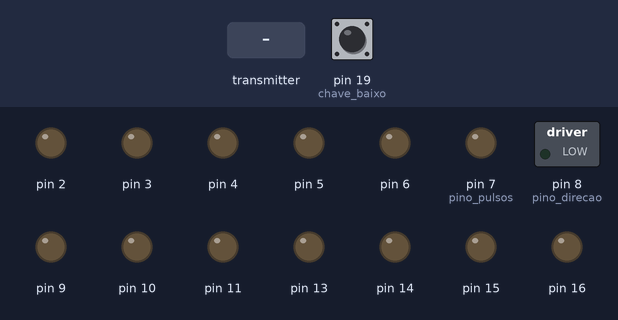
Recording of a sketch running on a simulated Arduino Uno, built with avr-gcc and run on an emulated ATmega328P. Parts: switched loads named in the sketch (green lamp = pin HIGH), output pins drawn as LEDs (lit = HIGH). The test bench sets the inputs (shaded band); at power-on: pin 19 (chave_baixo) HIGH.

Above: at 1.2 s.
1.3 s: the transmitter starts sending readChannel.0 = 1000
At 1.6 s:
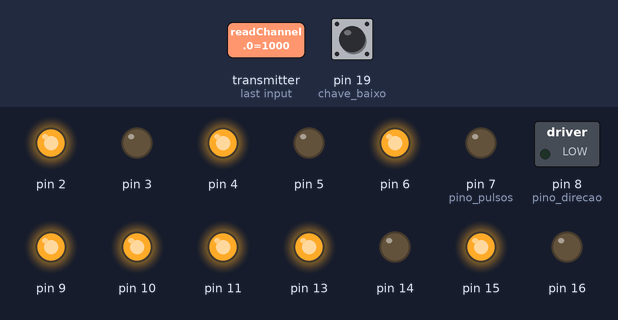
2.8 s: the transmitter starts sending readChannel.1 = 1000
At 4.0 s:
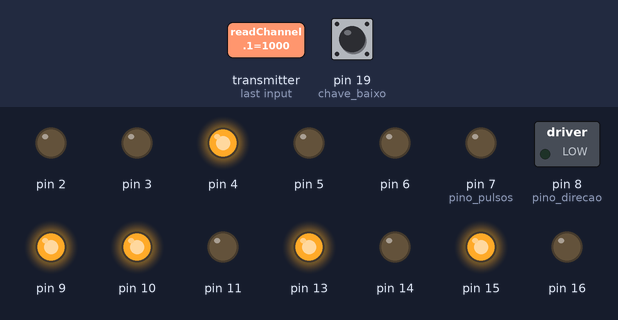
4.3 s: the transmitter starts sending readChannel.3 = 1000
At 5.1 s:
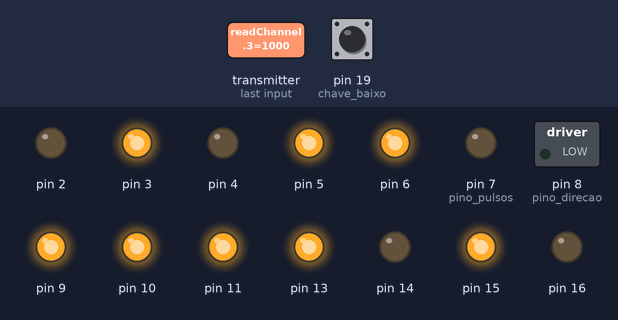
5.8 s: the transmitter starts sending readChannel.3 = 1250
At 6.3 s:
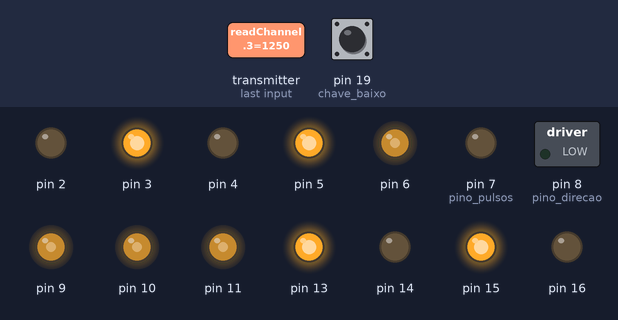
7.3 s: the transmitter starts sending readChannel.3 = 1500
At 8.5 s:
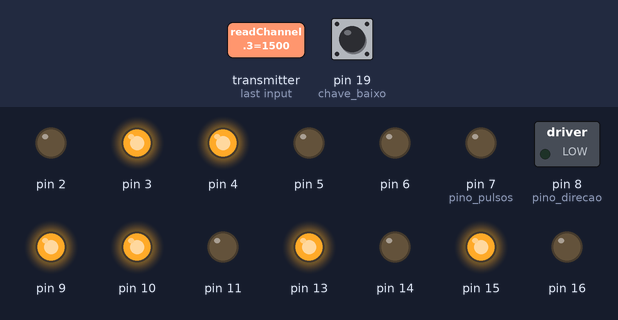
8.8 s: the transmitter starts sending readChannel.0 = 1250
At 9.8 s:
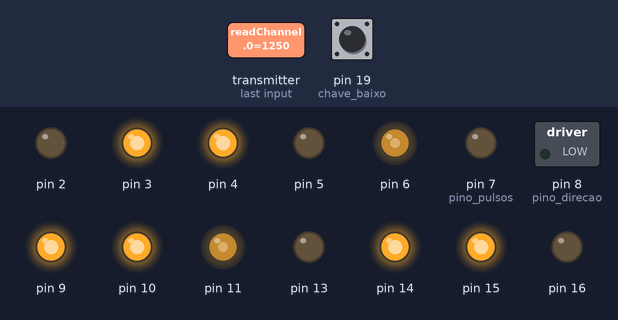
Timing chart, 0 to 11.3 s (numbered marks = the images above; inputs shaded):
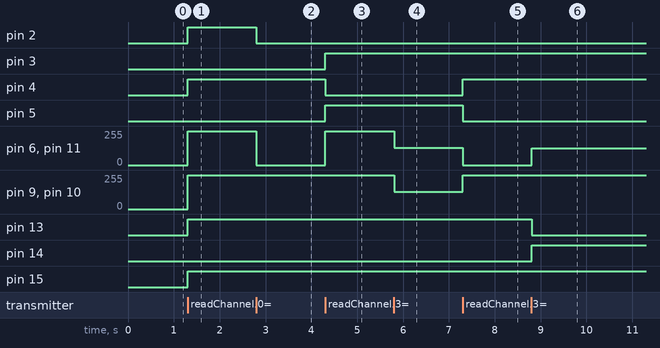

The sketch:

Motores_OmniFork.ino
```cpp
#include <IBusBM.h>

IBusBM ibus;

const uint8_t IN1_A = 16;
const uint8_t IN2_A = 15;
const uint8_t IN3_A = 14;
const uint8_t IN4_A = 13;
const uint8_t ENA_A = 10;
const uint8_t ENB_A = 11;

const uint8_t IN1_B = 2;
const uint8_t IN2_B = 3;
const uint8_t IN3_B = 4;
const uint8_t IN4_B = 5;
const uint8_t ENA_B = 6;
const uint8_t ENB_B = 9;

const uint8_t pino_pulsos = 7;
const uint8_t pino_direcao = 8;

const uint8_t chave_cima = 18;
const uint8_t chave_baixo = 19;

bool limiteCima;
bool limiteBaixo;

typedef enum {
  MOTOR_1,
  MOTOR_2,
  MOTOR_3,
  MOTOR_4,
  MOTOR_NEMA
} motor_id_t;

typedef struct MotorDC {
  motor_id_t id;
  const uint8_t pino_direcao_1;
  const uint8_t pino_direcao_2;
  const uint8_t pino_velocidade;
  int velocidade_mov;
  int velocidade_giro;

  MotorDC(motor_id_t id, const uint8_t pino_direcao_1, const uint8_t pino_direcao_2, const uint8_t pino_velocidade):
    id(id),
    pino_direcao_1(pino_direcao_1),
    pino_direcao_2(pino_direcao_2),
    pino_velocidade(pino_velocidade),
    velocidade_mov(0),
    velocidade_giro(0) {}
} MotorDC;

MotorDC motor_1(MOTOR_1, IN1_A, IN2_A, ENA_A);
MotorDC motor_2(MOTOR_2, IN3_A, IN4_A, ENB_A);
MotorDC motor_3(MOTOR_3, IN1_B, IN2_B, ENA_B);
MotorDC motor_4(MOTOR_4, IN3_B, IN4_B, ENB_B);

typedef struct MotorDePasso {
  motor_id_t id;
  const uint8_t pino_pulsos;
  const uint8_t pino_direcao;
  int delayStep;

  MotorDePasso(motor_id_t id, const uint8_t pino_pulsos, const uint8_t pino_direcao):
    id(id),
    pino_pulsos(pino_pulsos),
    pino_direcao(pino_direcao),
    delayStep(0) {}
} MotorDePasso;

MotorDePasso nema_17(MOTOR_NEMA, pino_pulsos, pino_direcao);

typedef struct Velocidade {
  int tras_frente;
  int esquerda_direita;
  int giro_eixo;
  int garfo;

  Velocidade():
    tras_frente(0),
    esquerda_direita(0),
    giro_eixo(0),
    garfo(0) {}
} Velocidade;

Velocidade velocidade;

void controlarMotorDC(MotorDC *motor, int velocidade_giro) {
  if (velocidade_giro > 0) {
    digitalWrite(motor->pino_direcao_1, HIGH);
    digitalWrite(motor->pino_direcao_2, LOW);
  }

  else if (velocidade_giro < 0) {
    digitalWrite(motor->pino_direcao_1, LOW);
    digitalWrite(motor->pino_direcao_2, HIGH);
  }

  if (motor->velocidade_mov > 0 && motor->velocidade_giro == 0) {
    digitalWrite(motor->pino_direcao_1, HIGH);
    digitalWrite(motor->pino_direcao_2, LOW);
    analogWrite(motor->pino_velocidade, motor->velocidade_mov);
  }

  else if (motor->velocidade_mov < 0 && motor->velocidade_giro == 0) {
    digitalWrite(motor->pino_direcao_1, LOW);
    digitalWrite(motor->pino_direcao_2, HIGH);
    analogWrite(motor->pino_velocidade, -motor->velocidade_mov);
  }

  else if (motor->velocidade_giro > 0) {
    analogWrite(motor->pino_velocidade, motor->velocidade_giro);
  }

  else if (motor->velocidade_giro < 0) {
    analogWrite(motor->pino_velocidade, -motor->velocidade_giro);
  }

  else {
    digitalWrite(motor->pino_direcao_1, LOW);
    digitalWrite(motor->pino_direcao_1, LOW);
    analogWrite(motor->pino_velocidade, 0);
  }
}

void controlarMotorNEMA(MotorDePasso *motor, int velocidade) {
  if (velocidade > 0) {
    if (verificar_chave(chave_cima)) {
      return;
    }

    digitalWrite(motor->pino_direcao, HIGH);
  }

  else {
    if (verificar_chave(chave_baixo)) {
      return;
    }

    digitalWrite(motor->pino_direcao, LOW);
    velocidade = -velocidade;
  }

  if (velocidade != 0) {
    motor->delayStep = map(velocidade, -1000, 1000, 1000, 10);

    digitalWrite(motor->pino_pulsos, HIGH);
    delayMicroseconds(5);

    digitalWrite(motor->pino_pulsos, LOW);
    delayMicroseconds(motor->delayStep);
  }
}

bool verificar_chave(const uint8_t chave) {
  return digitalRead(chave);
}

void setup() {
  Serial.begin(115200);

  ibus.begin(Serial);

  pinMode(motor_1.pino_direcao_1, OUTPUT);
  pinMode(motor_1.pino_direcao_2, OUTPUT);
  pinMode(motor_2.pino_direcao_1, OUTPUT);
  pinMode(motor_2.pino_direcao_2, OUTPUT);
  pinMode(motor_3.pino_direcao_1, OUTPUT);
  pinMode(motor_3.pino_direcao_2, OUTPUT);
  pinMode(motor_4.pino_direcao_1, OUTPUT);
  pinMode(motor_4.pino_direcao_2, OUTPUT);

  pinMode(motor_1.pino_velocidade, OUTPUT);
  pinMode(motor_2.pino_velocidade, OUTPUT);
  pinMode(motor_3.pino_velocidade, OUTPUT);
  pinMode(motor_4.pino_velocidade, OUTPUT);

  pinMode(nema_17.pino_pulsos, OUTPUT);
  pinMode(nema_17.pino_direcao, OUTPUT);

  pinMode(chave_cima, INPUT_PULLUP);
  pinMode(chave_baixo, INPUT_PULLUP);
}

void loop() {
  velocidade.esquerda_direita = map(ibus.readChannel(0), 1000, 2000, -255, 255);
  velocidade.tras_frente = map(ibus.readChannel(1), 1000, 2000, -255, 255);
  velocidade.giro_eixo = map(ibus.readChannel(3), 1000, 2000, -255, 255);
  velocidade.garfo = map(ibus.readChannel(2), 1000, 2000, -1000, 1000);

  if (abs(velocidade.tras_frente) < 20) velocidade.tras_frente = 0;
  if (abs(velocidade.esquerda_direita) < 20) velocidade.esquerda_direita = 0;
  if (abs(velocidade.giro_eixo) < 20) velocidade.giro_eixo = 0;
  if (abs(velocidade.garfo) < 50) velocidade.garfo = 0;

  motor_1.velocidade_mov = velocidade.esquerda_direita + velocidade.tras_frente;
  motor_2.velocidade_mov = velocidade.esquerda_direita - velocidade.tras_frente;
  motor_3.velocidade_mov = -velocidade.esquerda_direita + velocidade.tras_frente;
  motor_4.velocidade_mov = -velocidade.esquerda_direita - velocidade.tras_frente;

  motor_1.velocidade_giro = velocidade.giro_eixo;
  motor_2.velocidade_giro = -velocidade.giro_eixo;
  motor_3.velocidade_giro = velocidade.giro_eixo;
  motor_4.velocidade_giro = -velocidade.giro_eixo;

  motor_1.velocidade_mov = constrain(motor_1.velocidade_mov, -255, 255);
  motor_2.velocidade_mov = constrain(motor_2.velocidade_mov, -255, 255);
  motor_3.velocidade_mov = constrain(motor_3.velocidade_mov, -255, 255);
  motor_4.velocidade_mov = constrain(motor_4.velocidade_mov, -255, 255);
  motor_1.velocidade_giro = constrain(motor_1.velocidade_giro, -255, 255);
  motor_2.velocidade_giro = constrain(motor_2.velocidade_giro, -255, 255);
  motor_3.velocidade_giro = constrain(motor_3.velocidade_giro, -255, 255);
  motor_4.velocidade_giro = constrain(motor_4.velocidade_giro, -255, 255);
  velocidade.garfo = constrain(velocidade.garfo, -1000, 1000);

  controlarMotorDC(&motor_1, velocidade.giro_eixo);
  controlarMotorDC(&motor_2, velocidade.giro_eixo);
  controlarMotorDC(&motor_3, velocidade.giro_eixo);
  controlarMotorDC(&motor_4, velocidade.giro_eixo);

  controlarMotorNEMA(&nema_17, velocidade.garfo);
}
```

Measured:
- after the input at 1.3 s, pin 2, pin 4, pin 13, pin 15: LOW → HIGH at once; pin 6, pin 9–11: 0/255 → 255/255 at once
- after the input at 2.8 s, pin 2: HIGH → LOW at once; pin 6, pin 11: 255/255 → 0/255 at once
- after the input at 4.3 s, pin 3, pin 5: LOW → HIGH at once; pin 4: HIGH → LOW at once; pin 6, pin 11: 0/255 → 255/255 at once
- after the input at 5.8 s, pin 6, pin 9–11: 255/255 → 128/255 at once
- after the input at 7.3 s, pin 4: LOW → HIGH at once; pin 5: HIGH → LOW at once; pin 6, pin 11: 128/255 → 0/255 at once; pin 9, pin 10: 128/255 → 255/255 at once
- after the input at 8.8 s, pin 6, pin 11: 0/255 → 127/255 at once; pin 13: HIGH → LOW at once; pin 14: LOW → HIGH at once
